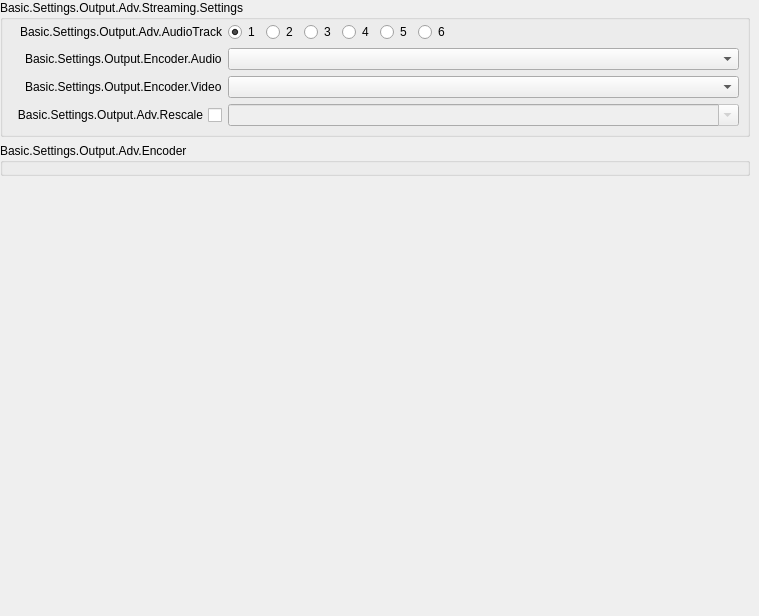
                      <widget class="QWidget" name="scrollAreaWidgetContents_5">
                       <property name="geometry">
                        <rect>
                         <x>0</x>
                         <y>0</y>
                         <width>759</width>
                         <height>616</height>
                        </rect>
                       </property>
                       <layout class="QVBoxLayout" name="verticalLayout_14">
                        <property name="leftMargin">
                         <number>0</number>
                        </property>
                        <property name="topMargin">
                         <number>0</number>
                        </property>
                        <property name="rightMargin">
                         <number>9</number>
                        </property>
                        <property name="bottomMargin">
                         <number>0</number>
                        </property>
                        <item>
                         <widget class="QGroupBox" name="advOutTopContainer">
                          <property name="sizePolicy">
                           <sizepolicy hsizetype="Preferred" vsizetype="Fixed">
                            <horstretch>0</horstretch>
                            <verstretch>0</verstretch>
                           </sizepolicy>
                          </property>
                          <property name="title">
                           <string>Basic.Settings.Output.Adv.Streaming.Settings</string>
                          </property>
                          <layout class="QFormLayout" name="advOutTopLayout">
                           <property name="fieldGrowthPolicy">
                            <enum>QFormLayout::AllNonFixedFieldsGrow</enum>
                           </property>
                           <property name="labelAlignment">
                            <set>Qt::AlignRight|Qt::AlignTrailing|Qt::AlignVCenter</set>
                           </property>
                           <property name="leftMargin">
                            <number>8</number>
                           </property>
                           <property name="topMargin">
                            <number>2</number>
                           </property>
                           <property name="rightMargin">
                            <number>8</number>
                           </property>
                           <property name="bottomMargin">
                            <number>8</number>
                           </property>
                           <item row="1" column="0">
                            <widget class="QLabel" name="label_28">
                             <property name="minimumSize">
                              <size>
                               <width>170</width>
                               <height>0</height>
                              </size>
                             </property>
                             <property name="text">
                              <string>Basic.Settings.Output.Adv.AudioTrack</string>
                             </property>
                             <property name="alignment">
                              <set>Qt::AlignRight|Qt::AlignTrailing|Qt::AlignVCenter</set>
                             </property>
                            </widget>
                           </item>
                           <item row="1" column="1">
                            <widget class="QFrame" name="widget_8">
                             <property name="sizePolicy">
                              <sizepolicy hsizetype="Maximum" vsizetype="Preferred">
                               <horstretch>0</horstretch>
                               <verstretch>0</verstretch>
                              </sizepolicy>
                             </property>
                             <layout class="QHBoxLayout" name="horizontalLayout_7">
                              <property name="leftMargin">
                               <number>0</number>
                              </property>
                              <property name="topMargin">
                               <number>0</number>
                              </property>
                              <property name="rightMargin">
                               <number>0</number>
                              </property>
                              <property name="bottomMargin">
                               <number>0</number>
                              </property>
                              <item>
                               <widget class="QRadioButton" name="advOutTrack1">
                                <property name="text">
                                 <string notr="true">1</string>
                                </property>
                                <property name="checked">
                                 <bool>true</bool>
                                </property>
                               </widget>
                              </item>
                              <item>
                               <widget class="QRadioButton" name="advOutTrack2">
                                <property name="text">
                                 <string notr="true">2</string>
                                </property>
                               </widget>
                              </item>
                              <item>
                               <widget class="QRadioButton" name="advOutTrack3">
                                <property name="text">
                                 <string notr="true">3</string>
                                </property>
                               </widget>
                              </item>
                              <item>
                               <widget class="QRadioButton" name="advOutTrack4">
                                <property name="text">
                                 <string notr="true">4</string>
                                </property>
                               </widget>
                              </item>
                              <item>
                               <widget class="QRadioButton" name="advOutTrack5">
                                <property name="text">
                                 <string notr="true">5</string>
                                </property>
                               </widget>
                              </item>
                              <item>
                               <widget class="QRadioButton" name="advOutTrack6">
                                <property name="text">
                                 <string notr="true">6</string>
                                </property>
                               </widget>
                              </item>
                             </layout>
                            </widget>
                           </item>
                           <item row="2" column="0">
                            <widget class="QLabel" name="advOutAEncLabel">
                             <property name="text">
                              <string>Basic.Settings.Output.Encoder.Audio</string>
                             </property>
                            </widget>
                           </item>
                           <item row="2" column="1">
                            <widget class="QComboBox" name="advOutAEncoder"/>
                           </item>
                           <item row="3" column="0">
                            <widget class="QLabel" name="advOutEncLabel">
                             <property name="text">
                              <string>Basic.Settings.Output.Encoder.Video</string>
                             </property>
                            </widget>
                           </item>
                           <item row="3" column="1">
                            <widget class="QComboBox" name="advOutEncoder"/>
                           </item>
                           <item row="4" column="0">
                            <widget class="QCheckBox" name="advOutUseRescale">
                             <property name="sizePolicy">
                              <sizepolicy hsizetype="Minimum" vsizetype="Expanding">
                               <horstretch>0</horstretch>
                               <verstretch>0</verstretch>
                              </sizepolicy>
                             </property>
                             <property name="layoutDirection">
                              <enum>Qt::RightToLeft</enum>
                             </property>
                             <property name="text">
                              <string>Basic.Settings.Output.Adv.Rescale</string>
                             </property>
                            </widget>
                           </item>
                           <item row="4" column="1">
                            <widget class="QComboBox" name="advOutRescale">
                             <property name="enabled">
                              <bool>false</bool>
                             </property>
                             <property name="editable">
                              <bool>true</bool>
                             </property>
                            </widget>
                           </item>
                          </layout>
                         </widget>
                        </item>
                        <item>
                         <widget class="QGroupBox" name="advOutEncoderProps">
                          <property name="sizePolicy">
                           <sizepolicy hsizetype="Preferred" vsizetype="Fixed">
                            <horstretch>0</horstretch>
                            <verstretch>0</verstretch>
                           </sizepolicy>
                          </property>
                          <property name="title">
                           <string>Basic.Settings.Output.Adv.Encoder</string>
                          </property>
                          <layout class="QVBoxLayout" name="advOutEncoderLayout">
                           <property name="leftMargin">
                            <number>8</number>
                           </property>
                           <property name="topMargin">
                            <number>2</number>
                           </property>
                           <property name="rightMargin">
                            <number>8</number>
                           </property>
                           <property name="bottomMargin">
                            <number>8</number>
                           </property>
                          </layout>
                         </widget>
                        </item>
                        <item>
                         <spacer name="verticalSpacer_0">
                          <property name="orientation">
                           <enum>Qt::Vertical</enum>
                          </property>
                          <property name="sizeHint" stdset="0">
                           <size>
                            <width>20</width>
                            <height>40</height>
                           </size>
                          </property>
                         </spacer>
                        </item>
                       </layout>
                      </widget>
